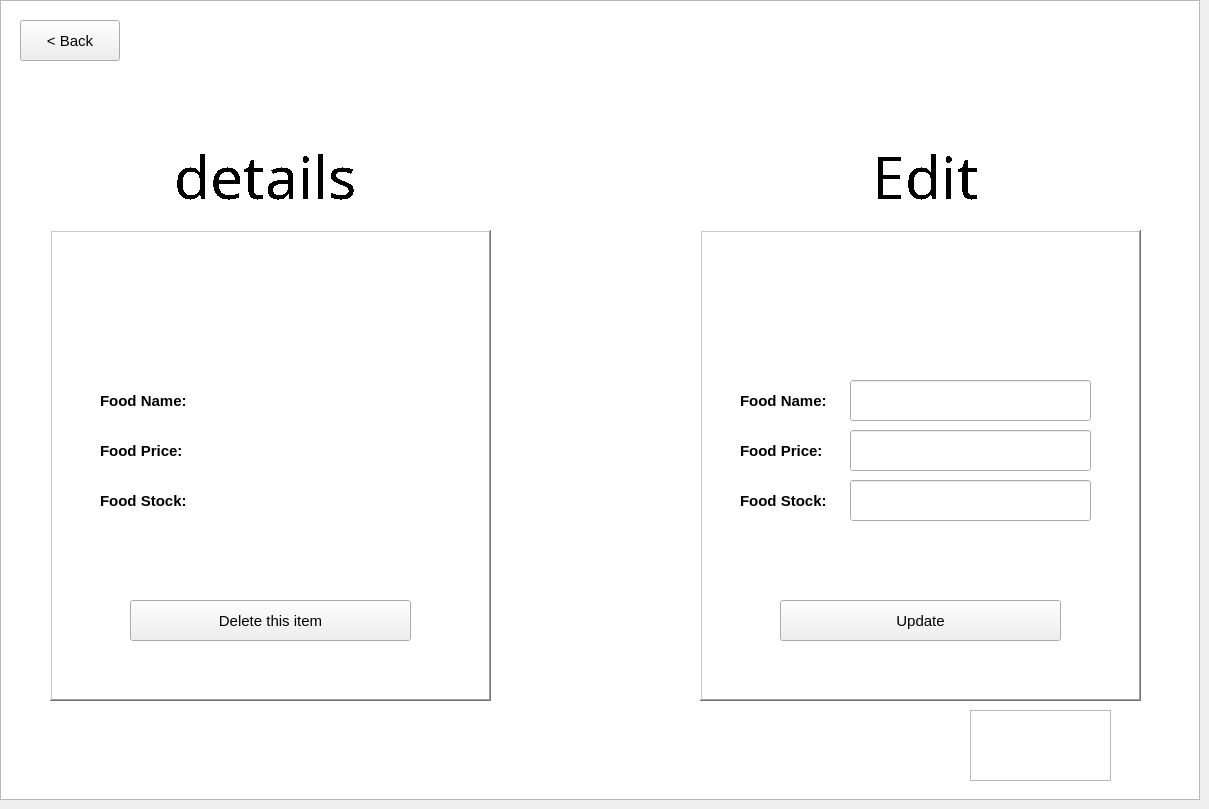
    <widget class="QWidget" name="foodMenuListPartnerPage7">
     <widget class="QGraphicsView" name="graphicsView_8">
      <property name="geometry">
       <rect>
        <x>0</x>
        <y>0</y>
        <width>1200</width>
        <height>800</height>
       </rect>
      </property>
      <property name="font">
       <font>
        <pointsize>11</pointsize>
        <weight>50</weight>
        <bold>false</bold>
       </font>
      </property>
      <property name="cursor" stdset="0">
       <cursorShape>ArrowCursor</cursorShape>
      </property>
      <property name="styleSheet">
       <string notr="true">border-image: url(:/new/prefix1/foodiesfeed_com_red_fruit_and_vegetables_on_a_white_background.jpg);</string>
      </property>
     </widget>
     <widget class="QGraphicsView" name="graphicsView_16">
      <property name="geometry">
       <rect>
        <x>970</x>
        <y>710</y>
        <width>141</width>
        <height>71</height>
       </rect>
      </property>
      <property name="styleSheet">
       <string notr="true">border-image: url(:/new/prefix1/logo.png);</string>
      </property>
     </widget>
     <widget class="QLabel" name="label_11">
      <property name="geometry">
       <rect>
        <x>110</x>
        <y>140</y>
        <width>311</width>
        <height>71</height>
       </rect>
      </property>
      <property name="font">
       <font>
        <family>Stencil</family>
        <pointsize>44</pointsize>
        <weight>50</weight>
        <bold>false</bold>
        <strikeout>false</strikeout>
        <stylestrategy>NoAntialias</stylestrategy>
        <kerning>true</kerning>
       </font>
      </property>
      <property name="styleSheet">
       <string notr="true">color: rgb(255, 255, 255);
color: rgb(0, 0, 0);</string>
      </property>
      <property name="text">
       <string>details</string>
      </property>
      <property name="alignment">
       <set>Qt::AlignCenter</set>
      </property>
     </widget>
     <widget class="QLabel" name="label_12">
      <property name="geometry">
       <rect>
        <x>770</x>
        <y>140</y>
        <width>311</width>
        <height>71</height>
       </rect>
      </property>
      <property name="font">
       <font>
        <family>Stencil</family>
        <pointsize>44</pointsize>
        <weight>50</weight>
        <bold>false</bold>
        <strikeout>false</strikeout>
        <stylestrategy>NoAntialias</stylestrategy>
        <kerning>true</kerning>
       </font>
      </property>
      <property name="styleSheet">
       <string notr="true">color: rgb(255, 255, 255);
color: rgb(0, 0, 0);</string>
      </property>
      <property name="text">
       <string>Edit</string>
      </property>
      <property name="alignment">
       <set>Qt::AlignCenter</set>
      </property>
     </widget>
     <widget class="QLabel" name="foodNameLable">
      <property name="geometry">
       <rect>
        <x>210</x>
        <y>380</y>
        <width>251</width>
        <height>41</height>
       </rect>
      </property>
      <property name="font">
       <font>
        <pointsize>11</pointsize>
        <weight>75</weight>
        <bold>true</bold>
       </font>
      </property>
      <property name="cursor">
       <cursorShape>ArrowCursor</cursorShape>
      </property>
      <property name="toolTip">
       <string>&lt;html&gt;&lt;head/&gt;&lt;body&gt;&lt;p&gt;Food name&lt;/p&gt;&lt;/body&gt;&lt;/html&gt;</string>
      </property>
      <property name="styleSheet">
       <string notr="true">background-color: rgb(255, 255, 255);</string>
      </property>
      <property name="text">
       <string/>
      </property>
      <property name="alignment">
       <set>Qt::AlignLeading|Qt::AlignLeft|Qt::AlignVCenter</set>
      </property>
     </widget>
     <widget class="QLabel" name="foodPriceLable">
      <property name="geometry">
       <rect>
        <x>210</x>
        <y>430</y>
        <width>251</width>
        <height>41</height>
       </rect>
      </property>
      <property name="font">
       <font>
        <pointsize>11</pointsize>
        <weight>75</weight>
        <bold>true</bold>
       </font>
      </property>
      <property name="cursor">
       <cursorShape>ArrowCursor</cursorShape>
      </property>
      <property name="toolTip">
       <string>&lt;html&gt;&lt;head/&gt;&lt;body&gt;&lt;p&gt;Food price&lt;/p&gt;&lt;/body&gt;&lt;/html&gt;</string>
      </property>
      <property name="styleSheet">
       <string notr="true">background-color: rgb(255, 255, 255);</string>
      </property>
      <property name="text">
       <string/>
      </property>
      <property name="alignment">
       <set>Qt::AlignLeading|Qt::AlignLeft|Qt::AlignVCenter</set>
      </property>
     </widget>
     <widget class="QLabel" name="foodStockLable">
      <property name="geometry">
       <rect>
        <x>210</x>
        <y>480</y>
        <width>251</width>
        <height>41</height>
       </rect>
      </property>
      <property name="font">
       <font>
        <pointsize>11</pointsize>
        <weight>75</weight>
        <bold>true</bold>
       </font>
      </property>
      <property name="cursor">
       <cursorShape>ArrowCursor</cursorShape>
      </property>
      <property name="toolTip">
       <string>&lt;html&gt;&lt;head/&gt;&lt;body&gt;&lt;p&gt;Food stock&lt;/p&gt;&lt;/body&gt;&lt;/html&gt;</string>
      </property>
      <property name="styleSheet">
       <string notr="true">background-color: rgb(255, 255, 255);</string>
      </property>
      <property name="text">
       <string/>
      </property>
      <property name="alignment">
       <set>Qt::AlignLeading|Qt::AlignLeft|Qt::AlignVCenter</set>
      </property>
     </widget>
     <widget class="QPushButton" name="detailsBackButton">
      <property name="geometry">
       <rect>
        <x>20</x>
        <y>20</y>
        <width>100</width>
        <height>41</height>
       </rect>
      </property>
      <property name="font">
       <font>
        <pointsize>11</pointsize>
        <weight>50</weight>
        <bold>false</bold>
       </font>
      </property>
      <property name="cursor">
       <cursorShape>PointingHandCursor</cursorShape>
      </property>
      <property name="text">
       <string>&lt; Back</string>
      </property>
     </widget>
     <widget class="QLineEdit" name="foodNameEdit">
      <property name="geometry">
       <rect>
        <x>850</x>
        <y>380</y>
        <width>241</width>
        <height>41</height>
       </rect>
      </property>
      <property name="font">
       <font>
        <pointsize>11</pointsize>
        <weight>50</weight>
        <bold>false</bold>
       </font>
      </property>
      <property name="toolTip">
       <string>&lt;html&gt;&lt;head/&gt;&lt;body&gt;&lt;p&gt;Food name&lt;/p&gt;&lt;/body&gt;&lt;/html&gt;</string>
      </property>
      <property name="alignment">
       <set>Qt::AlignLeading|Qt::AlignLeft|Qt::AlignVCenter</set>
      </property>
     </widget>
     <widget class="QLineEdit" name="foodPriceEdit">
      <property name="geometry">
       <rect>
        <x>850</x>
        <y>430</y>
        <width>241</width>
        <height>41</height>
       </rect>
      </property>
      <property name="font">
       <font>
        <pointsize>11</pointsize>
        <weight>50</weight>
        <bold>false</bold>
       </font>
      </property>
      <property name="toolTip">
       <string>&lt;html&gt;&lt;head/&gt;&lt;body&gt;&lt;p&gt;Food price&lt;/p&gt;&lt;/body&gt;&lt;/html&gt;</string>
      </property>
      <property name="alignment">
       <set>Qt::AlignLeading|Qt::AlignLeft|Qt::AlignVCenter</set>
      </property>
     </widget>
     <widget class="QLineEdit" name="foodStockEdit">
      <property name="geometry">
       <rect>
        <x>850</x>
        <y>480</y>
        <width>241</width>
        <height>41</height>
       </rect>
      </property>
      <property name="font">
       <font>
        <pointsize>11</pointsize>
        <weight>50</weight>
        <bold>false</bold>
       </font>
      </property>
      <property name="toolTip">
       <string>&lt;html&gt;&lt;head/&gt;&lt;body&gt;&lt;p&gt;Food stock&lt;/p&gt;&lt;/body&gt;&lt;/html&gt;</string>
      </property>
      <property name="alignment">
       <set>Qt::AlignLeading|Qt::AlignLeft|Qt::AlignVCenter</set>
      </property>
     </widget>
     <widget class="QPushButton" name="updateButton">
      <property name="geometry">
       <rect>
        <x>780</x>
        <y>600</y>
        <width>281</width>
        <height>41</height>
       </rect>
      </property>
      <property name="font">
       <font>
        <pointsize>11</pointsize>
        <weight>50</weight>
        <bold>false</bold>
       </font>
      </property>
      <property name="cursor">
       <cursorShape>PointingHandCursor</cursorShape>
      </property>
      <property name="text">
       <string>Update</string>
      </property>
     </widget>
     <widget class="QLabel" name="label_3">
      <property name="geometry">
       <rect>
        <x>100</x>
        <y>380</y>
        <width>91</width>
        <height>41</height>
       </rect>
      </property>
      <property name="font">
       <font>
        <pointsize>11</pointsize>
        <weight>75</weight>
        <bold>true</bold>
       </font>
      </property>
      <property name="styleSheet">
       <string notr="true">background-color: rgb(255, 255, 255);</string>
      </property>
      <property name="text">
       <string>Food Name:</string>
      </property>
      <property name="alignment">
       <set>Qt::AlignLeading|Qt::AlignLeft|Qt::AlignVCenter</set>
      </property>
     </widget>
     <widget class="QLabel" name="label_4">
      <property name="geometry">
       <rect>
        <x>100</x>
        <y>430</y>
        <width>91</width>
        <height>41</height>
       </rect>
      </property>
      <property name="font">
       <font>
        <pointsize>11</pointsize>
        <weight>75</weight>
        <bold>true</bold>
       </font>
      </property>
      <property name="styleSheet">
       <string notr="true">background-color: rgb(255, 255, 255);</string>
      </property>
      <property name="text">
       <string>Food Price:</string>
      </property>
      <property name="alignment">
       <set>Qt::AlignLeading|Qt::AlignLeft|Qt::AlignVCenter</set>
      </property>
     </widget>
     <widget class="QLabel" name="label_5">
      <property name="geometry">
       <rect>
        <x>100</x>
        <y>480</y>
        <width>91</width>
        <height>41</height>
       </rect>
      </property>
      <property name="font">
       <font>
        <pointsize>11</pointsize>
        <weight>75</weight>
        <bold>true</bold>
       </font>
      </property>
      <property name="styleSheet">
       <string notr="true">background-color: rgb(255, 255, 255);</string>
      </property>
      <property name="text">
       <string>Food Stock:</string>
      </property>
      <property name="alignment">
       <set>Qt::AlignLeading|Qt::AlignLeft|Qt::AlignVCenter</set>
      </property>
     </widget>
     <widget class="QLabel" name="label_6">
      <property name="geometry">
       <rect>
        <x>740</x>
        <y>380</y>
        <width>91</width>
        <height>41</height>
       </rect>
      </property>
      <property name="font">
       <font>
        <pointsize>11</pointsize>
        <weight>75</weight>
        <bold>true</bold>
       </font>
      </property>
      <property name="styleSheet">
       <string notr="true">background-color: rgb(255, 255, 255);</string>
      </property>
      <property name="text">
       <string>Food Name:</string>
      </property>
      <property name="alignment">
       <set>Qt::AlignLeading|Qt::AlignLeft|Qt::AlignVCenter</set>
      </property>
     </widget>
     <widget class="QLabel" name="label_13">
      <property name="geometry">
       <rect>
        <x>740</x>
        <y>430</y>
        <width>91</width>
        <height>41</height>
       </rect>
      </property>
      <property name="font">
       <font>
        <pointsize>11</pointsize>
        <weight>75</weight>
        <bold>true</bold>
       </font>
      </property>
      <property name="styleSheet">
       <string notr="true">background-color: rgb(255, 255, 255);</string>
      </property>
      <property name="text">
       <string>Food Price:</string>
      </property>
      <property name="alignment">
       <set>Qt::AlignLeading|Qt::AlignLeft|Qt::AlignVCenter</set>
      </property>
     </widget>
     <widget class="QLabel" name="label_14">
      <property name="geometry">
       <rect>
        <x>740</x>
        <y>480</y>
        <width>91</width>
        <height>41</height>
       </rect>
      </property>
      <property name="font">
       <font>
        <pointsize>11</pointsize>
        <weight>75</weight>
        <bold>true</bold>
       </font>
      </property>
      <property name="styleSheet">
       <string notr="true">background-color: rgb(255, 255, 255);</string>
      </property>
      <property name="text">
       <string>Food Stock:</string>
      </property>
      <property name="alignment">
       <set>Qt::AlignLeading|Qt::AlignLeft|Qt::AlignVCenter</set>
      </property>
     </widget>
     <widget class="QGraphicsView" name="graphicsView_10">
      <property name="geometry">
       <rect>
        <x>50</x>
        <y>230</y>
        <width>441</width>
        <height>471</height>
       </rect>
      </property>
      <property name="styleSheet">
       <string notr="true"/>
      </property>
      <property name="frameShape">
       <enum>QFrame::WinPanel</enum>
      </property>
      <property name="frameShadow">
       <enum>QFrame::Raised</enum>
      </property>
     </widget>
     <widget class="QGraphicsView" name="graphicsView_17">
      <property name="geometry">
       <rect>
        <x>700</x>
        <y>230</y>
        <width>441</width>
        <height>471</height>
       </rect>
      </property>
      <property name="styleSheet">
       <string notr="true"/>
      </property>
      <property name="frameShape">
       <enum>QFrame::WinPanel</enum>
      </property>
      <property name="frameShadow">
       <enum>QFrame::Raised</enum>
      </property>
     </widget>
     <widget class="QPushButton" name="detailsBackButton_2">
      <property name="geometry">
       <rect>
        <x>130</x>
        <y>600</y>
        <width>281</width>
        <height>41</height>
       </rect>
      </property>
      <property name="font">
       <font>
        <pointsize>11</pointsize>
        <weight>50</weight>
        <bold>false</bold>
       </font>
      </property>
      <property name="cursor">
       <cursorShape>PointingHandCursor</cursorShape>
      </property>
      <property name="text">
       <string>Delete this item</string>
      </property>
     </widget>
     <widget class="QLabel" name="label_30">
      <property name="geometry">
       <rect>
        <x>233</x>
        <y>280</y>
        <width>71</width>
        <height>71</height>
       </rect>
      </property>
      <property name="styleSheet">
       <string notr="true">border-image: url(:/new/prefix1/chicken.png);</string>
      </property>
      <property name="text">
       <string/>
      </property>
     </widget>
     <widget class="QLabel" name="label_35">
      <property name="geometry">
       <rect>
        <x>890</x>
        <y>280</y>
        <width>71</width>
        <height>71</height>
       </rect>
      </property>
      <property name="styleSheet">
       <string notr="true">border-image: url(:/new/prefix1/chicken.png);</string>
      </property>
      <property name="text">
       <string/>
      </property>
     </widget>
     <zorder>graphicsView_8</zorder>
     <zorder>graphicsView_17</zorder>
     <zorder>graphicsView_10</zorder>
     <zorder>graphicsView_16</zorder>
     <zorder>label_11</zorder>
     <zorder>label_12</zorder>
     <zorder>foodNameLable</zorder>
     <zorder>foodPriceLable</zorder>
     <zorder>foodStockLable</zorder>
     <zorder>detailsBackButton</zorder>
     <zorder>foodNameEdit</zorder>
     <zorder>foodPriceEdit</zorder>
     <zorder>foodStockEdit</zorder>
     <zorder>updateButton</zorder>
     <zorder>label_3</zorder>
     <zorder>label_4</zorder>
     <zorder>label_5</zorder>
     <zorder>label_6</zorder>
     <zorder>label_13</zorder>
     <zorder>label_14</zorder>
     <zorder>detailsBackButton_2</zorder>
     <zorder>label_30</zorder>
     <zorder>label_35</zorder>
    </widget>
